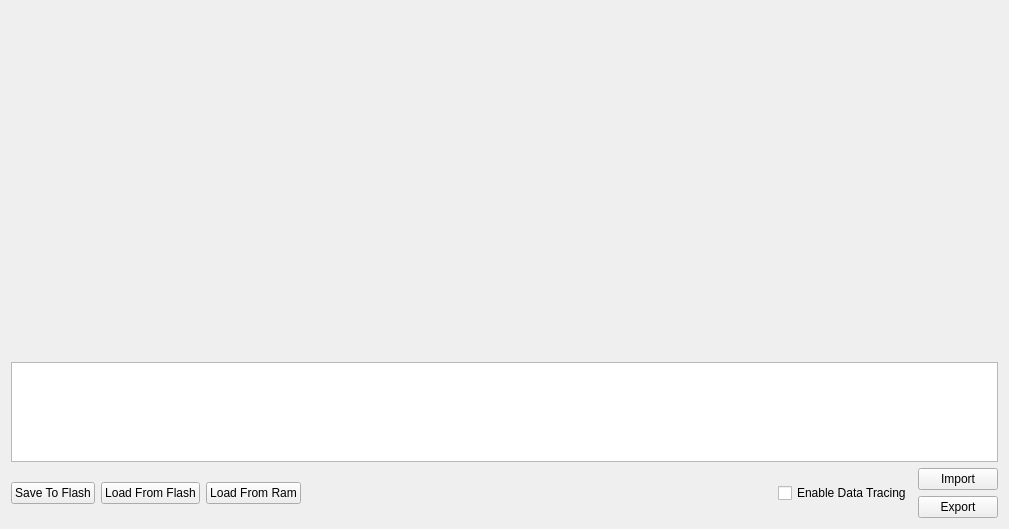
<?xml version="1.0" encoding="UTF-8"?>
<ui version="4.0">
 <class>TableView2D</class>
 <widget class="QWidget" name="TableView2D">
  <property name="geometry">
   <rect>
    <x>0</x>
    <y>0</y>
    <width>1009</width>
    <height>529</height>
   </rect>
  </property>
  <property name="windowTitle">
   <string>Form</string>
  </property>
  <layout class="QVBoxLayout" name="verticalLayout_3">
   <item>
    <layout class="QVBoxLayout" name="verticalLayout" stretch="6,0,0">
     <property name="sizeConstraint">
      <enum>QLayout::SetDefaultConstraint</enum>
     </property>
     <item>
      <widget class="QCustomPlot" name="plot" native="true"/>
     </item>
     <item>
      <widget class="TableWidget" name="tableWidget">
       <property name="minimumSize">
        <size>
         <width>0</width>
         <height>100</height>
        </size>
       </property>
       <property name="maximumSize">
        <size>
         <width>16777215</width>
         <height>100</height>
        </size>
       </property>
      </widget>
     </item>
     <item>
      <layout class="QHBoxLayout" name="horizontalLayout">
       <item>
        <widget class="QPushButton" name="savePushButton">
         <property name="text">
          <string>Save To Flash</string>
         </property>
        </widget>
       </item>
       <item>
        <widget class="QPushButton" name="loadFlashPushButton">
         <property name="text">
          <string>Load From Flash</string>
         </property>
        </widget>
       </item>
       <item>
        <widget class="QPushButton" name="loadRamPushButton">
         <property name="text">
          <string>Load From Ram</string>
         </property>
        </widget>
       </item>
       <item>
        <spacer name="horizontalSpacer">
         <property name="orientation">
          <enum>Qt::Horizontal</enum>
         </property>
         <property name="sizeHint" stdset="0">
          <size>
           <width>40</width>
           <height>20</height>
          </size>
         </property>
        </spacer>
       </item>
       <item>
        <widget class="QCheckBox" name="tracingCheckBox">
         <property name="text">
          <string>Enable Data Tracing</string>
         </property>
        </widget>
       </item>
       <item>
        <layout class="QVBoxLayout" name="verticalLayout_2">
         <item>
          <widget class="QPushButton" name="importPushButton">
           <property name="text">
            <string>Import</string>
           </property>
          </widget>
         </item>
         <item>
          <widget class="QPushButton" name="exportPushButton">
           <property name="text">
            <string>Export</string>
           </property>
          </widget>
         </item>
        </layout>
       </item>
      </layout>
     </item>
    </layout>
   </item>
  </layout>
 </widget>
 <customwidgets>
  <customwidget>
   <class>TableWidget</class>
   <extends>QTableWidget</extends>
   <header>tablewidget.h</header>
  </customwidget>
  <customwidget>
   <class>QCustomPlot</class>
   <extends>QWidget</extends>
   <header>qcustomplot.h</header>
   <container>1</container>
  </customwidget>
 </customwidgets>
 <resources/>
 <connections/>
</ui>
